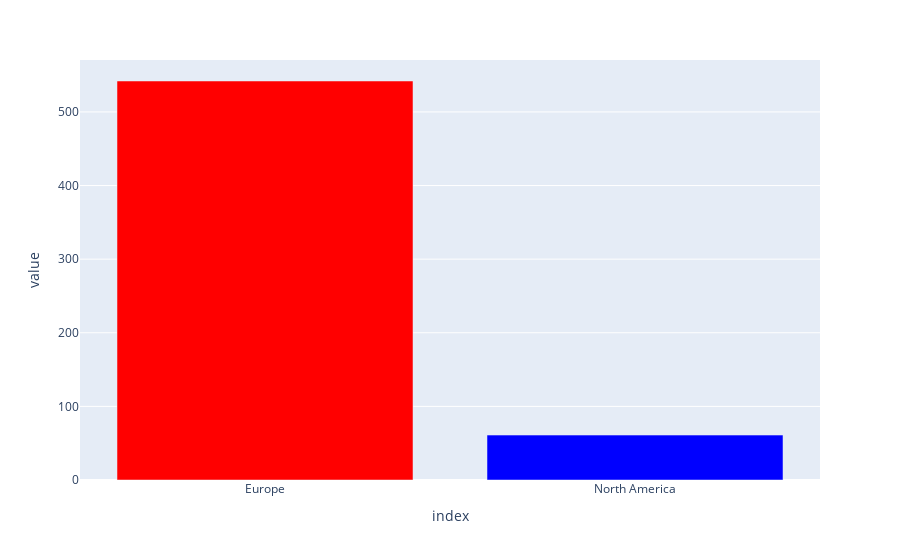

The notebook cell this image was saved under:
### Code cell
px.bar(df['Location'].value_counts(), color=colors, color_discrete_map="identity")

### Figure 1 — Plotly figure (JSON) as saved in the notebook; plotly's stock layout.template omitted (floating-point values rounded to 4 significant figures)
{"data": [{"alignmentgroup": "True", "hovertemplate": "index=%{x}<br>value=%{y}<extra></extra>", "legendgroup": "", "marker": {"color": "red"}, "name": "", "offsetgroup": "", "orientation": "v", "showlegend": false, "textposition": "auto", "type": "bar", "x": ["Europe"], "xaxis": "x", "y": [542], "yaxis": "y"}, {"alignmentgroup": "True", "hovertemplate": "index=%{x}<br>value=%{y}<extra></extra>", "legendgroup": "", "marker": {"color": "blue"}, "name": "", "offsetgroup": "", "orientation": "v", "showlegend": false, "textposition": "auto", "type": "bar", "x": ["North America"], "xaxis": "x", "y": [61], "yaxis": "y"}], "layout": {"barmode": "relative", "legend": {"tracegroupgap": 0}, "margin": {"t": 60}, "xaxis": {"anchor": "y", "domain": [0, 1], "title": {"text": "index"}}, "yaxis": {"anchor": "x", "domain": [0, 1], "title": {"text": "value"}}}}
